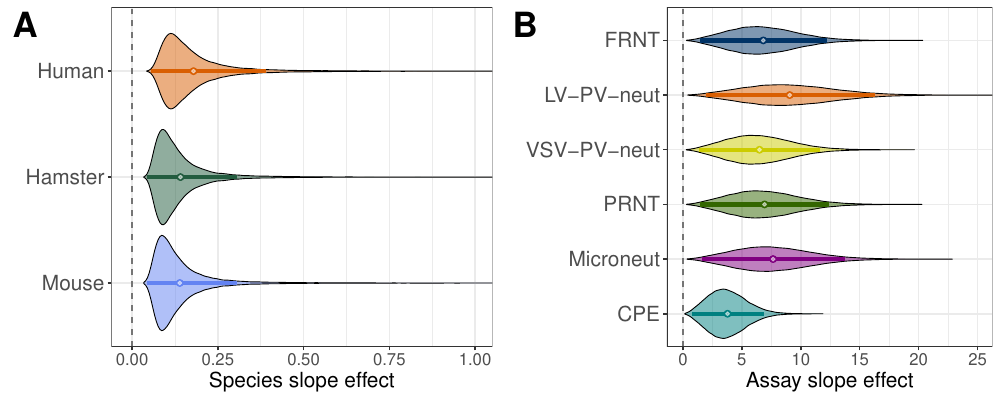

This chart was generated by the following R code:

rm(list = ls())

library(tidyverse)
library(bayestestR)
library(ggpubr)
library(ggrepel)
library(Racmacs)
library(patchwork)

source('code/plotting/map_plotstyles.R')
source('code/plotting/plot_posteriors.R')
source('code/metadata/common.R')


# Read in the animal data
draws_animal <- readRDS('data/titer_analyses/foldchange/slope_calculation_by_animal_assay/slope_calculation_draws_animal.rds')

# Convert to long format
draws_animal %>%
  pivot_longer(
    cols = c('human', 'hamster', 'mouse'),
    names_to = 'map') %>%
  mutate(
    map = factor(map, levels = rev(c('human', 'hamster', 'mouse')))
  )-> draws_animal_long

# Calculate the 95% HPDI
par_ci_animal <- bayestestR::ci(draws_animal, ci = 0.95, method = 'HDI')

# Convert the calculated 95% HPDI to a dataframe for plotting
data_animal <- tibble(map = par_ci_animal$Parameter, ci_low = par_ci_animal$CI_low, ci_high = par_ci_animal$CI_high, mean_ = colMeans(draws_animal)[ -c(4:6) ])

data_animal %>%
  mutate(
    map = factor(map, levels = rev(c('human', 'hamster', 'mouse')))
  ) -> data_animal

# Read in the assay data
draws_assay <- readRDS('data/titer_analyses/foldchange/slope_calculation_by_animal_assay/slope_calculation_draws_assay.rds')

colnames(draws_assay) <- c('FRNT', 'LV-PV-neut', 'VSV-PV-neut', 'PRNT', 'Microneut', 'CPE', '.chain', '.iteration', '.draw')

# Convert to long format
draws_assay %>%
  pivot_longer(
    cols = c('FRNT', 'LV-PV-neut', 'VSV-PV-neut', 'PRNT', 'Microneut', 'CPE'),
    names_to = 'map') %>%
  mutate(
    map = factor(map, levels = rev(c('FRNT', 'LV-PV-neut', 'VSV-PV-neut', 'PRNT', 'Microneut', 'CPE')))
    ) -> draws_assay_long

# Calculate the 95% HPDI
par_ci_assay <- bayestestR::ci(draws_assay, ci = 0.95, method = 'HDI')

# Convert the calculated 95% HPDI to a dataframe for plotting
data_assay <- tibble(map = par_ci_assay$Parameter, ci_low = par_ci_assay$CI_low, ci_high = par_ci_assay$CI_high, mean_ = colMeans(draws_assay)[ -c(7:9) ])

data_assay %>%
  mutate(
    map = factor(map, levels = rev(c('FRNT', 'LV-PV-neut', 'VSV-PV-neut', 'PRNT', 'Microneut', 'CPE')))
  ) -> data_assay

plot_posteriors_hpdi_violin(data_animal, draws_animal_long, c('human', 'hamster', 'mouse'), 
                            rev(c('#d95f02', '#235c3f', '#6383f2')), 'Species slope effect', 
                            xlim = c(-0.01, 1.0)) -> animal_plot 
animal_plot + scale_y_discrete(labels=c('human' = 'Human', 'hamster' = 'Hamster', 'mouse' = 'Mouse')) -> animal_plot


plot_posteriors_hpdi_violin(data_assay, draws_assay_long, rev(c('FRNT', 'LV-PV-neut', 'VSV-PV-neut', 'PRNT', 'Microneut', 'CPE')),
                            rev(c('#003366', '#d95f02', '#CCCC00', '#336600', '#800080', '#008080')), 
                            'Assay slope effect', xlim = c(-0.1, 25)) -> assay_plot

ggarrange(
  animal_plot, assay_plot, ncol = 2, labels = c('A', 'B'), font.label = list(size = 25)
) -> gp_combined
ggsave('som_figures/fig_s41_slope_animal_assay/fig_s41_slope_animal_assay.png', plot = gp_combined,
       width = 10, height = 4, dpi = 300)
ggsave('som_figures/fig_s41_slope_animal_assay/fig_s41_slope_animal_assay.pdf', plot = gp_combined,
       width = 10, height = 4, dpi = 300)

